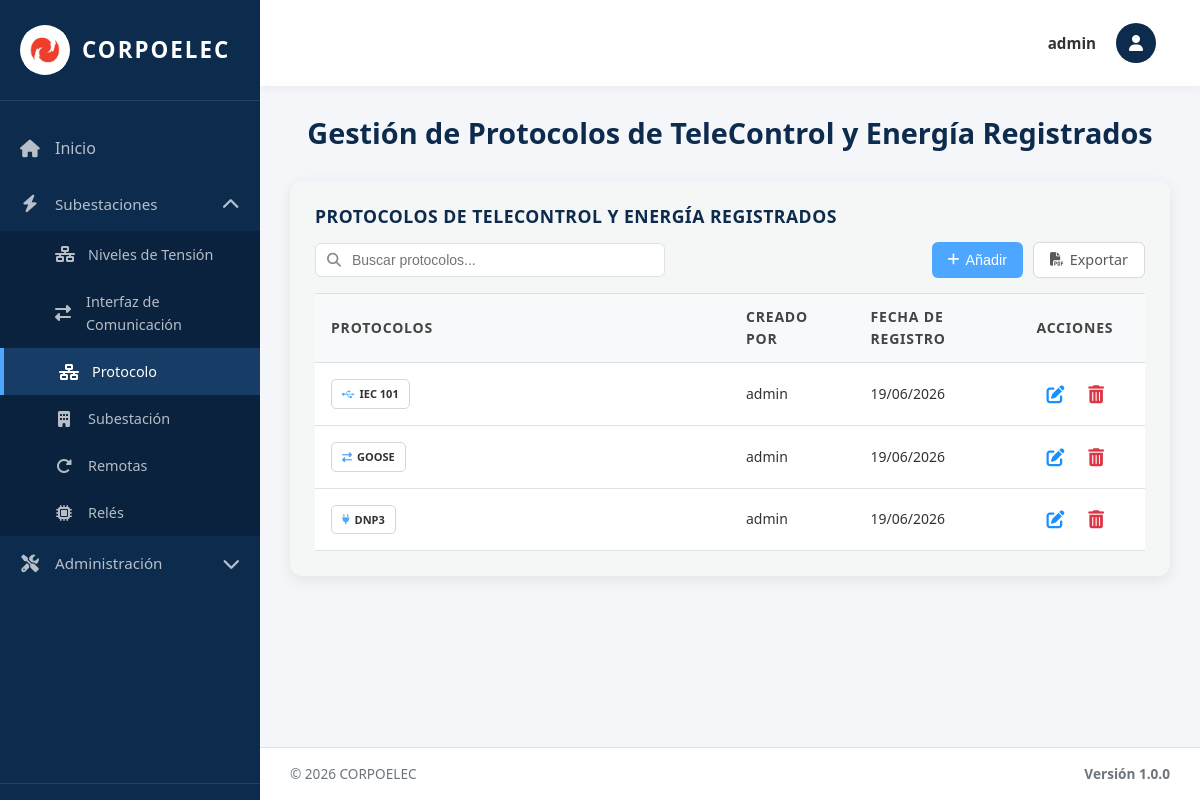
The app's page /protocolo/ (signed in) with its own data.
### equipos/models.py (models this page shows, shortened)
class Protocolo(models.Model):
    TIPO_CHOICES = [
        ('104', 'IEC 104'),
        ('DNP', 'DNP3'),
        ('GOOSE', 'GOOSE'),
        ('101', 'IEC 101'),
        ('MODBUS', 'Modbus'),
    ]
    Id_Protocolo = models.AutoField(primary_key=True)
    Id_Interfaz = models.ForeignKey(InterfazDeComunicacion, on_delete=models.SET_NULL, null=True, blank=True, related_name='protocolos', verbose_name='Interfaz')
    Tipo = models.CharField(max_length=30, choices=TIPO_CHOICES, verbose_name='Tipo de Protocolo')
    Descripcion = models.CharField(max_length=80, blank=True, default='', verbose_name='Descripción')
    Icono = models.CharField(max_length=40, blank=True, default='', verbose_name='Ícono')  # Clase CSS (ej: 'fa-network-wired')
    Fecha_Reg = models.DateField(auto_now_add=True, verbose_name='Fecha de Registro')
    creado_por = models.ForeignKey(User, on_delete=models.SET_NULL, null=True, blank=True, related_name='protocolos_creados')
    Activo = models.BooleanField(default=True, verbose_name='Activo')
    class Meta:
        verbose_name = 'Protocolo de Comunicación'
        verbose_name_plural = 'Protocolos de Comunicación'
        ordering = ['Id_Protocolo']

class InterfazDeComunicacion(models.Model):
    TIPO_INTERFAZ_CHOICES = [
        ('PUERTOS', 'Puertos de Comunicación'),
        ('PROTOCOLOS', 'Protocolos de Comunicación'),
    ]
    TIPO_PUERTO_CHOICES = [
        ('ETH',   'Ethernet'),
        ('RS232', 'RS-232'),
        ('RS485', 'RS-485'),
        ('USB',   'USB'),
        ('FIBRA', 'Fibra Óptica'),
    ]
    Id_Interfaz = models.AutoField(primary_key=True, serialize=False)
    Puertos_C = models.IntegerField(default=0, verbose_name='Cantidad de Puertos')  # Contador denormalizado para queries rápidas
    Fecha_Reg = models.DateField(auto_now_add=True)
    creado_por = models.ForeignKey(User, on_delete=models.SET_NULL, null=True, blank=True, related_name='interfaces_creadas')
    Tipo_Interfaz = models.CharField(max_length=20, choices=TIPO_INTERFAZ_CHOICES, default='PUERTOS', verbose_name='Tipo de Interfaz')
    Tipo_Puerto = models.CharField(max_length=30, choices=TIPO_PUERTO_CHOICES, blank=True, default='', verbose_name='Tipo de Puerto')
    Activo = models.BooleanField(default=True, verbose_name='Activo')
    class _ActiveManager(models.Manager):
        def get_queryset(self):
            return super().get_queryset().filter(Activo=True)
    objects = models.Manager()
    activos = _ActiveManager()
    class Meta:
        verbose_name = 'Interfaz de Comunicación'
        verbose_name_plural = 'Interfaces de Comunicación'
        ordering = ['Id_Interfaz']

### equipos/views.py (the view, shortened to what this page needs)
# urls.py: path('protocolo/', protocolo_view, name='protocolo'),
@login_required(login_url='/login/')
@no_cache
def protocolo_view(request):
    interfaces = InterfazDeComunicacion.objects.filter(Tipo_Interfaz='PROTOCOLOS', Activo=True).prefetch_related('protocolos').all().order_by('-Fecha_Reg', '-Id_Interfaz')
    paginator = Paginator(interfaces, 10)
    page_number = request.GET.get('page')
    page_obj = paginator.get_page(page_number)
    tipos_registrados = list(Protocolo.objects.filter(
        Activo=True, Id_Interfaz__Activo=True
    ).values_list('Tipo', flat=True).distinct())
    tipos_personalizados = TipoProtocoloPersonalizado.objects.filter(Activo=True).order_by('Tipo')
    context = {
        'title': 'Protocolos',
        'page_obj': page_obj,
        'tipos_registrados': tipos_registrados,
        'tipos_personalizados': tipos_personalizados,
        'is_admin': request.user.is_superuser,
        'puede_crear': puede_crear(request),
        'puede_actualizar': puede_actualizar(request),
        'puede_eliminar': puede_eliminar(request)
    }
    return render(request, 'protocolo.html', context)

### equipos/context_processors.py (called while the page is built, shortened)
def permisos_usuario(request):
    if request.user.is_superuser:
        return {
            'permisos_usuario': {'crear': True, 'actualizar': True, 'eliminar': True},
            'puede_crear': True,
            'puede_actualizar': True,
            'puede_eliminar': True,
        }

### templates/protocolo.html (shortened to what this page needs)
{% extends 'base.html' %}
{% load static %}
{% block content %}
<div class="welcome-text">
  <h2>Gestión de Protocolos de TeleControl y Energía Registrados</h2>
</div>
<div class="table-section">
<div class="table-header">
  <h3>PROTOCOLOS DE TELECONTROL Y ENERGÍA REGISTRADOS</h3>
  <div class="search-container">
    <input type="text" class="search-input" id="searchInput" placeholder="Buscar protocolos..." onkeyup="filterTable()">
  </div>
  <div class="action-buttons">
    {% if puede_crear %}
    <button class="btn btn-primary btn-add-top" onclick="abrirModal()">
      <i class="fas fa-plus"></i> Añadir
    </button>
    {% endif %}
    <a href="{% url 'exportar_protocolo_pdf' %}" class="btn btn-secondary btn-add-top">
      <i class="fas fa-file-pdf"></i> Exportar
    </a>
  </div>
</div>
    {% if page_obj.paginator.count > 0 %}
    <table class="data-table">
      <thead>
        <tr>
          <th width="50%">Protocolos</th>
          {% if is_admin %}<th width="15%">Creado Por</th>{% endif %}
          <th width="20%">Fecha de Registro</th>
          <th width="15%">Acciones</th>
        </tr>
      </thead>
      <tbody>
        {% for interfaz in page_obj %}
        <tr>
          <td>
            <div class="protocolos-container">
              {% for protocolo in interfaz.protocolos.all %}
              <span class="protocolo-badge"{% if protocolo.Descripcion %} title="{{ protocolo.Descripcion }}"{% endif %}>
                <span class="protocolo-icon">
                  {% if protocolo.Tipo == '104' %}<i class="fas fa-network-wired"></i>
                  {% elif protocolo.Tipo == 'DNP' %}<i class="fas fa-plug"></i>
                  {% elif protocolo.Tipo == 'GOOSE' %}<i class="fas fa-exchange-alt"></i>
                  {% elif protocolo.Tipo == '101' %}<i class="fab fa-usb"></i>
                  {% elif protocolo.Tipo == 'MODBUS' %}<i class="fas fa-bolt"></i>
                  {% elif protocolo.Icono %}<i class="{{ protocolo.Icono }}"></i>
                  {% else %}<i class="fas fa-microchip"></i>{% endif %}
                </span>
                <span class="protocolo-text">{{ protocolo.get_Tipo_display }}</span>
              </span>
              {% empty %}
              <span class="no-data">Sin protocolos</span>
              {% endfor %}
            </div>
          </td>
          {% if is_admin %}<td>{{ interfaz.creado_por.username|default:"Sistema" }}</td>{% endif %}
          <td><span class="fecha-text">{{ interfaz.Fecha_Reg|date:"d/m/Y" }}</span></td>
<td class="actions-cell">
    {% with protocolos_list=interfaz.protocolos.all %}
    {% if puede_actualizar %}
    <button type="button" class="btn-icon btn-edit" title="Editar" onclick="abrirModalEditar('{{ interfaz.Id_Interfaz }}')">
        <i class="fas fa-edit"></i>
    </button>
    {% endif %}
    <form method="post" style="display: inline;" onsubmit="return confirmarEliminacion(this);">
        {% if puede_eliminar %}
        <button type="submit" class="btn-icon btn-delete" title="Eliminar">
            <i class="fas fa-trash-alt"></i>
        </button>
        {% endif %}
    </form>
    {% endwith %}
</td>
        </tr>
        {% endfor %}
      </tbody>
    </table>
    {% else %}
    <p class="no-data">No hay protocolos registrados.</p>
    {% endif %}
  </div>
{% endblock %}

### templates/base.html (shortened to what this page needs)
{% load static %}
<!DOCTYPE html>
<html lang="es">
<head>
  <link rel="stylesheet" href="https://cdnjs.cloudflare.com/ajax/libs/font-awesome/6.4.0/css/all.min.css">
  <link rel="stylesheet" href="{% static 'css/global.css' %}">
 </head>
<body>
  <div class="layout-wrapper">
    <aside class="sidebar" id="sidebar">
      <div class="sidebar-brand" onclick="toggleSidebar()">
        <div class="sidebar-logo">
          <img src="{% static 'img/logo.jpg' %}" alt="Corpoelec">
        </div>
        <span class="sidebar-brand-text">Corpoelec</span>
      </div>
 <nav class="sidebar-nav">
        <a href="{% url 'index' %}" class="{% if request.path == '/' %}active{% endif %}" onclick="closeMobileSidebar()">
          <i class="fas fa-home"></i>
          <span>Inicio</span>
        </a>
         <div class="sidebar-dropdown {% if request.path == '/subestaciones/' or request.path == '/tensiones/' or request.path == '/interfaces/' or request.path == '/protocolo/' or request.path == '/reles/' or request.path == '/remotas/' %}active{% endif %}">
          <a href="#" class="dropdown-toggle" onclick="toggleDropdown(event, 'subestaciones-dropdown')">
            <i class="fas fa-bolt"></i>
            <span>Subestaciones</span>
            <i class="fas fa-chevron-down dropdown-arrow"></i>
          </a>
           <div class="dropdown-menu" id="subestaciones-dropdown">
             <a href="{% url 'tensiones' %}" class="{% if request.path == '/tensiones/' %}active{% endif %}" onclick="closeMobileSidebar()">
               <i class="fas fa-network-wired"></i>
               <span>Niveles de Tensión</span>
             </a>
               <a href="{% url 'interfaces' %}" class="{% if request.path == '/interfaces/' %}active{% endif %}" onclick="closeMobileSidebar()">
                 <i class="fas fa-exchange-alt"></i>
                 <span>Interfaz de Comunicación</span>
               </a>
               <a href="{% url 'protocolo' %}" class="{% if request.path == '/protocolo/' %}active{% endif %}" onclick="closeMobileSidebar()">
                 <i class="fas fa-network-wired"></i>
                 <span>Protocolo</span>
               </a>
               <a href="{% url 'subestaciones' %}" class="{% if request.path == '/subestaciones/' %}active{% endif %}" onclick="closeMobileSidebar()">
               <i class="fas fa-building"></i>
               <span>Subestación</span>
             </a>
             <a href="{% url 'remotas' %}" class="{% if request.path == '/remotas/' %}active{% endif %}" onclick="closeMobileSidebar()">
               <i class="fas fa-redo-alt"></i>
               <span>Remotas</span>
             </a>
             <a href="{% url 'reles' %}" class="{% if request.path == '/reles/' %}active{% endif %}" onclick="closeMobileSidebar()">
               <i class="fas fa-microchip"></i>
               <span>Relés</span>
              </a>
            </div>
         </div>
           {% if user.is_staff %}
           <div class="sidebar-dropdown {% if request.path == '/bitacora/' or request.path == '/admin/restaurar/' or request.path == '/admin/backup/' or request.path == '/admin/usuarios/' %}active{% endif %}">
             <a href="#" class="dropdown-toggle" onclick="toggleDropdown(event, 'admin-dropdown')">
               <i class="fas fa-tools"></i>
               <span>Administración</span>
               <i class="fas fa-chevron-down dropdown-arrow"></i>
             </a>
           </div>
           {% endif %}
        </nav>
        <div class="sidebar-bottom">
        </div>
      </aside>
    <main class="main-content" id="mainContent">
      <nav class="navbar">
        <div class="navbar-user">
          <div class="navbar-user-trigger" onclick="toggleUserMenu(event)">
            <div class="navbar-user-name">
              {% if user.first_name %}{{ user.first_name }}{% else %}{{ user.username }}{% endif %}
            </div>
            <div class="navbar-user-avatar">
              <i class="fas fa-user"></i>
            </div>
          </div>
         </div>
       </nav>
      <div class="content-area">
        {% block content %}{% endblock %}
      </div>
      <footer class="footer">
        <div class="footer-left">
          <span>© 2026 CORPOELEC</span>
        </div>
        <div class="footer-version">Versión 1.0.0</div>
      </footer>
    </main>
  </div>
</body>
</html>

### static/css/global.css (style rules this page uses)
body { font-size: 16px; font-weight: 400; color: #333; font-family: 'Open Sans', 'Segoe UI', Arial, sans-serif; line-height: 1.6; }
h1, h2, h3, .welcome-text h2 { font-size: 26px; font-weight: 700; color: #002D5A; margin: 0 0 20px 0; line-height: 1.2; }
.data-table thead th { font-size: 14px !important; font-weight: 700 !important; text-transform: uppercase !important; color: #444 !important; letter-spacing: 0.8px; padding: 12px 16px !important; background: #f8f9fa !important; border-top: 1px solid #dee2e6 !important; border-bottom: 1px solid #dee2e6 !important; }
.data-table thead { background: #f8f9fa !important; }
.data-table tbody td { font-size: 14px !important; font-weight: 400 !important; color: #333 !important; padding: 12px 16px !important; background: #fff !important; border-bottom: 1px solid #dee2e6 !important; }
.btn-primary, .btn-add-top { font-size: 14px !important; font-weight: 500 !important; border-radius: 8px !important; padding: 10px 20px !important; display: inline-flex; align-items: center; gap: 6px; }
.btn-icon { font-size: 18px !important; display: inline-flex; align-items: center; justify-content: center; padding: 6px !important; }
.btn-delete, .btn-delete i { color: #DC3545 !important; }
.btn-edit, .btn-edit i { color: #1890ff !important; }
.data-table { border-collapse: collapse; width: 100%; background: #fff; }
.data-table tbody tr { transition: background 0.15s ease; background: #fff; }
.data-table th, .data-table td { padding-top: 12px !important; padding-bottom: 12px !important; }
.form-control, input[type="text"], input[type="email"], select, textarea { font-size: 14px; font-weight: 400; color: #333; }
a { color: #1890ff; text-decoration: none; font-weight: 500; }

### templates/protocolo.html (style rules this page uses)
:root { --primary: #4DA6FF; --primary-dark: #3d8fe0; --dark-blue: #0D2B4D; --border-color: #dee2e6; --bg-light: #f4f7f6; }
.table-section { background: var(--bg-light); padding: 25px; border-radius: 12px; box-shadow: 0 4px 15px rgba(0,0,0,0.08); margin-bottom: 20px; }
.table-header { display: flex; justify-content: space-between; align-items: center; margin-bottom: 15px; gap: 15px; flex-wrap: wrap; }
.table-header h3 { margin: 0; color: var(--dark-blue); flex: 0 0 auto; }
.search-container { position: relative; display: flex; align-items: center; flex: 1 1 auto; min-width: 250px; }
.search-input { width: 350px; padding: 8px 12px 8px 36px; border: 1px solid var(--border-color); border-radius: 6px; font-size: 14px; color: #333; background: #fff; transition: border-color 0.3s ease; }
.btn { padding: 10px 20px; border-radius: 8px; font-size: 0.9rem; font-weight: 600; cursor: pointer; border: none; transition: all 0.2s; display: inline-flex; align-items: center; text-decoration: none; }
.btn-primary { background: var(--primary); color: #fff; }
.btn-secondary { background: #fff; color: #595959; border: 1px solid #d9d9d9; }
.btn-icon { background: none; border: none; cursor: pointer; font-size: 1.1rem; padding: 6px; border-radius: 4px; display: inline-flex; align-items: center; justify-content: center; transition: all 0.2s; color: #6c757d; margin: 0 4px; }
.action-buttons { display: flex; gap: 10px; flex: 0 0 auto; margin-left: auto; }
.data-table { width: 100%; border-collapse: collapse; }
.data-table th, .data-table td { padding: 12px 15px; text-align: left; border-bottom: 1px solid var(--border-color); }
.data-table th { font-weight: 600; color: var(--dark-blue); font-size: 0.9rem; background: #f8f9fa; }
.actions-cell { white-space: nowrap; text-align: right; }
.protocolos-container { display: flex; flex-wrap: nowrap; gap: 6px; overflow-x: auto; padding: 4px 0; align-items: center; }
.protocolo-badge { display: inline-flex; align-items: center; gap: 5px; padding: 5px 10px; background: #fff; border: 1.5px solid #d0d7de; border-radius: 5px; font-size: 11px; font-weight: 600; white-space: nowrap; }
.protocolo-icon { color: var(--primary); font-size: 10px; }

### records on screen
InterfazDeComunicacion: creado_por.username "admin", Fecha_Reg "19/06/2026"
Protocolo: Tipo "IEC 101"
InterfazDeComunicacion: creado_por.username "admin", Fecha_Reg "19/06/2026"
Protocolo: Tipo "GOOSE"
InterfazDeComunicacion: creado_por.username "admin", Fecha_Reg "19/06/2026"
Protocolo: Tipo "DNP3"

### other values on screen
{{ user.username }} "admin"
